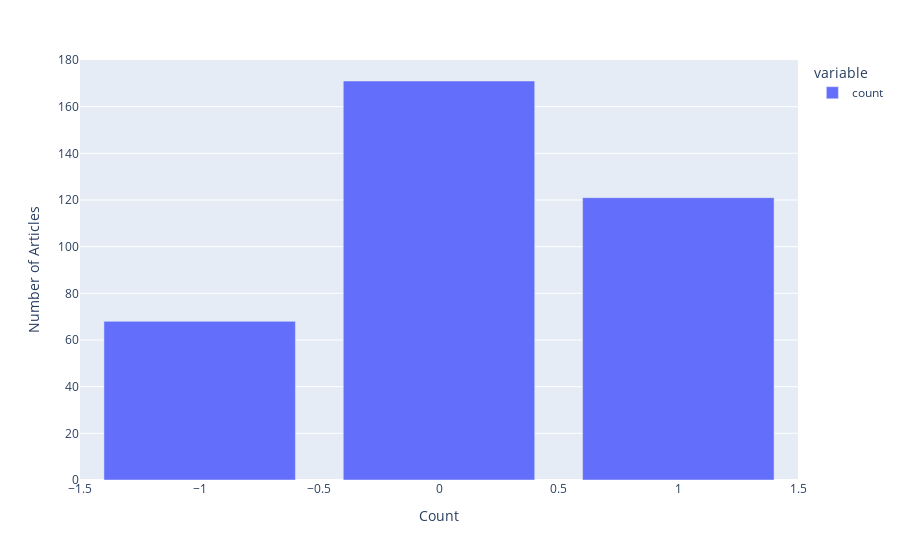

The code cell stored with this chart in its notebook:
### Code cell
fig = testing_news.label.value_counts().plot(kind='bar', backend='plotly')

fig.update_layout(
    xaxis_title='Count',
    yaxis_title='Number of Articles',
)

### Figure 1 — Plotly figure (JSON) as saved in the notebook; plotly's stock layout.template omitted (floating-point values rounded to 4 significant figures)
{"data": [{"alignmentgroup": "True", "hovertemplate": "variable=count<br>label=%{x}<br>value=%{y}<extra></extra>", "legendgroup": "count", "marker": {"color": "#636efa", "pattern": {"shape": ""}}, "name": "count", "offsetgroup": "count", "orientation": "v", "showlegend": true, "textposition": "auto", "type": "bar", "x": [0, 1, -1], "xaxis": "x", "y": [171, 121, 68], "yaxis": "y"}], "layout": {"barmode": "relative", "legend": {"title": {"text": "variable"}, "tracegroupgap": 0}, "margin": {"t": 60}, "xaxis": {"anchor": "y", "domain": [0, 1], "title": {"text": "Count"}}, "yaxis": {"anchor": "x", "domain": [0, 1], "title": {"text": "Number of Articles"}}}}
